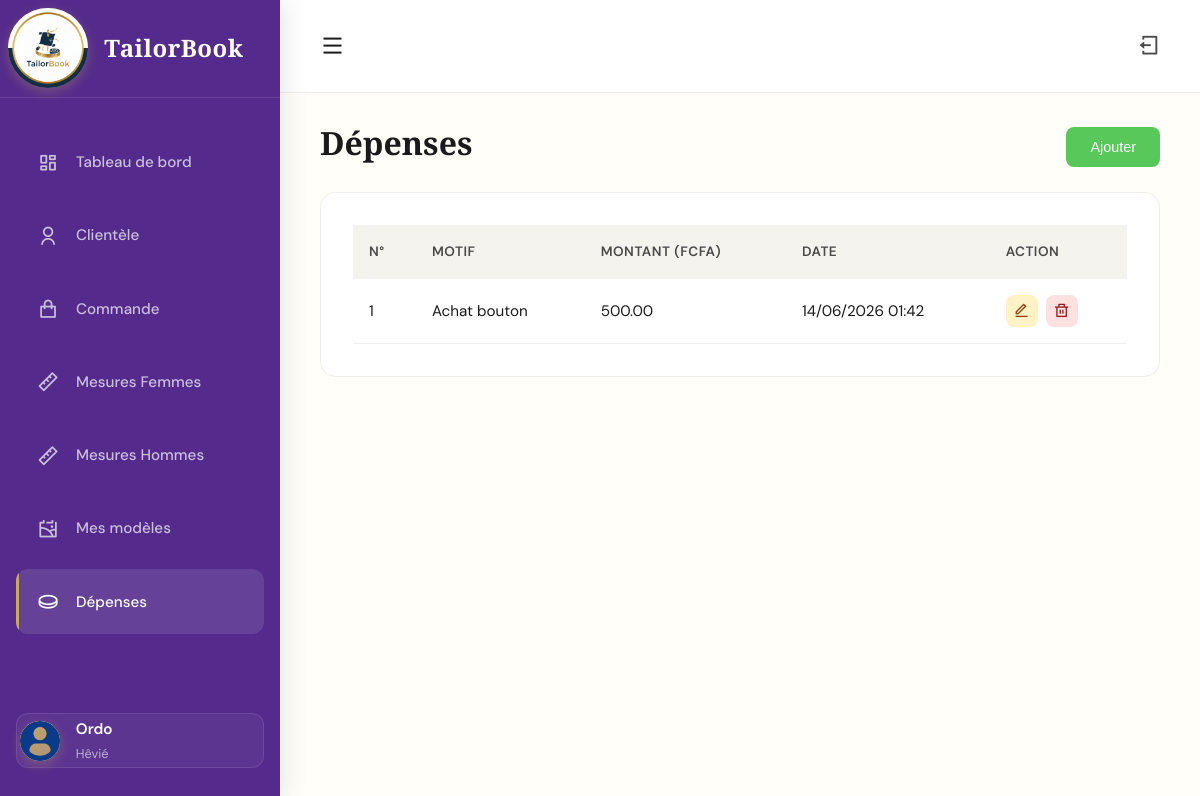
Screenshot of /dashboard/depenses/ (signed in) with the database file from the repository.
### accounts/models.py (models this page shows, shortened)
class CustomUser(AbstractUser):
    username = models.CharField(max_length=150, unique=True)
    email = models.EmailField(blank=True, null=True)
    is_email_verified = models.BooleanField(default=False)
    verification_code = models.CharField(max_length=6, blank=True, null=True)
    objects = CustomUserManager()
    USERNAME_FIELD = 'username'
    REQUIRED_FIELDS = []

class Profile(models.Model):
    user = models.OneToOneField(CustomUser, on_delete=models.CASCADE)
    nom_atelier = models.CharField(max_length=150)
    contact = models.CharField(max_length=20)
    adresse = models.CharField(max_length=100)

### dashboard/models.py (models this page shows, shortened)
class Depense(models.Model):
    atelier = models.ForeignKey(
        settings.AUTH_USER_MODEL,
        on_delete=models.CASCADE,
        related_name="depenses"
    )
    motif = models.CharField(max_length=255)
    montant = models.DecimalField(max_digits=10, decimal_places=2)
    date = models.DateTimeField(auto_now_add=True)
    class Meta:
        ordering = ['-id']

### dashboard/views.py (the view, shortened to what this page needs)
# urls.py: path('depenses/', views.depenses, name='depenses'),
@login_required
def depenses(request):
    form = DepenseForm(user=request.user)
    qs = Depense.objects.filter(atelier=request.user).order_by('-id')
    paginator = Paginator(qs, 10)
    page = request.GET.get('page')
    try:
        depense_page = paginator.page(page)
    except PageNotAnInteger:
        depense_page = paginator.page(1)
    except EmptyPage:
        depense_page = paginator.page(paginator.num_pages)
    return render(request, 'depenses.html', {
        'form': form,
        'depense': depense_page,
    })

### dashboard/templates/depenses.html (shortened to what this page needs)
{% extends "base.html" %}
{% block content %}
<div class="page-content" style="animation: fadeInUp 0.6s ease;">
    <div style="display: flex; justify-content: space-between; align-items: center; margin-bottom: 1rem; margin-top: -1rem;">
        <div>
            <h2 style="font-family: 'Cormorant Garamond', serif; font-size: 2rem; margin-bottom: 0.5rem;">Dépenses</h2>
        </div>
        <button class="card-action" style="padding: 0.75rem 1.5rem; background-color: #59c85a; color: white;" onclick="openModalAdd()">
            Ajouter
        </button>
    </div>
    <div class="card">
        <div class="table-container">
            <table>
                <thead>
                    <tr>
                        <th>N°</th>
                        <th>Motif</th>
                        <th>Montant (FCFA)</th>
                        <th>Date</th>
                        <th>Action</th>
                    </tr>
                </thead>
                <tbody>
                    {% for d in depense %}
                        <tr>
                            <td>{{ forloop.counter }}</td>
                            <td>{{ d.motif }}</td>
                            <td>{{ d.montant }}</td>
                            <td>{{ d.date|date:"d/m/Y H:i" }}</td>
                            <td>
                                <div class="action-buttons">
                                    <button
                                        class="action-btn btn-edit"
                                        title="Modifier"
                                        onclick="openModalEdit('{{ d.id }}', '{{ d.motif|escapejs }}', '{{ d.montant }}')">
                                        <i class="ri-edit-line"></i>
                                    </button>
                                    <button
                                        class="action-btn btn-delete"
                                        title="Supprimer"
                                        onclick="openModalDelete('{{ d.id }}', '{{ d.motif|escapejs }}')">
                                        <i class="ri-delete-bin-line"></i>
                                    </button>
                                </div>
                            </td>
                        </tr>
                    {% empty %}
                        <tr>
                            <td colspan="5" style="text-align: center; color: red; font-style: italic;">
                                Aucune dépense trouvée
                            </td>
                        </tr>
                    {% endfor %}
                </tbody>
            </table>
        </div>
    </div>
</div>
{% endblock %}

### dashboard/templates/base.html (shortened to what this page needs)
{% load form_tags %}
{% load static %}
<!DOCTYPE html>
<html lang="fr">
<head>
    <link rel="stylesheet" href="{% static 'css/dash.css' %}">
    <link rel="stylesheet" href="https://cdnjs.cloudflare.com/ajax/libs/remixicon/4.6.0/remixicon.min.css">
</head>
<body>
    <aside class="sidebar" id="sidebar">
        <div class="logo-section">
            <div class="logo-content" style="padding: 1%; margin: -12%;">
                <img class="logo-icon" src="{% static 'images/logo.png' %}" alt="">
                <span class="logo-text">TailorBook</span>
            </div>
        </div>
        <nav class="nav-menu">
            <div class="nav-item">
                <a href="{% url 'dashboard' %}" class="nav-link {% if request.resolver_match.url_name == 'dashboard' %}active{% endif %}" data-page="dashboard">
                    <i class="ri-dashboard-line nav-icon"></i>
                    <span>Tableau de bord</span>
                </a>
            </div>
            <div class="nav-item">
                <a href="{% url 'client' %}" class="nav-link {% if request.resolver_match.url_name == 'client' %}active{% endif %}" data-page="clients">
                    <i class="ri-user-line nav-icon"></i>
                    <span>Clientèle</span>
                </a>
            </div>
            <div class="nav-item">
                <a href="{% url 'commande' %}" class="nav-link {% if request.resolver_match.url_name == 'commande' %}active{% endif %}" data-page="commandes">
                    <i class="ri-shopping-bag-line nav-icon"></i>
                    <span>Commande</span>
                </a>
            </div>
            <div class="nav-item">
                <a href="{% url 'mesures_femmes' %}" class="nav-link {% if request.resolver_match.url_name == 'mesures_femmes' %}active{% endif %}" data-page="mesures_femmes">
                    <i class="ri-ruler-line nav-icon"></i>
                    <span>Mesures Femmes</span>
                </a>
            </div>
            <div class="nav-item">
                <a href="{% url 'mesures_hommes' %}" class="nav-link {% if request.resolver_match.url_name == 'mesures_hommes' %}active{% endif %}" data-page="mesures_hommes">
                    <i class="ri-ruler-line nav-icon"></i>
                    <span>Mesures Hommes</span>
                </a>
            </div>
            <div class="nav-item">
                <a href="{% url 'modeles' %}" class="nav-link {% if request.resolver_match.url_name == 'modeles' %}active{% endif %}" data-page="modeles">
                    <i class="ri-gallery-line nav-icon"></i>
                    <span>Mes modèles</span>
                </a>
            </div>
            <div class="nav-item">
                <a href="{% url 'depenses' %}" class="nav-link {% if request.resolver_match.url_name == 'depenses' %}active{% endif %}" data-page="depenses">
                    <i class="ri-coin-line nav-icon"></i>
                    <span>Dépenses</span>
                </a>
            </div>
        </nav>
        <div class="user-section" style="padding: 1%;">
            <div class="user-info">
                <div class="user-avatar">
                    <img class="avatar-icon" src="{% static 'images/user.png' %}" alt="">
                </div>
                <div class="user-details">
                    <div class="user-name">{{ request.user.profile.nom_atelier }}</div>
                    <div class="user-role">{{ request.user.profile.adresse }}</div>
                </div>
            </div>
        </div>
    </aside>
    <main class="main-content" id="mainContent">
        <div class="topbar">
            <div class="topbar-left">
                <button class="menu-toggle" id="menuToggle">
                    <i class="ri-menu-line"></i>
                </button>
            </div>
            <div class="topbar-right">
                <button class="notification-btn" onclick="openModalLogout()" title="Déconnexion">
                    <i class="ri-logout-box-line"></i>
                </button>
            </div>
        </div>
        <div class="content" id="content">
            {% block content %}
            {% endblock %}
        </div>
    </main>
</body>
</html>

### rows the page displays
CustomUser: user.profile.nom_atelier "Ordo", user.profile.adresse "Hêvié"
Depense: motif "Achat bouton", montant "500.00", date "14/06/2026 01:42"
